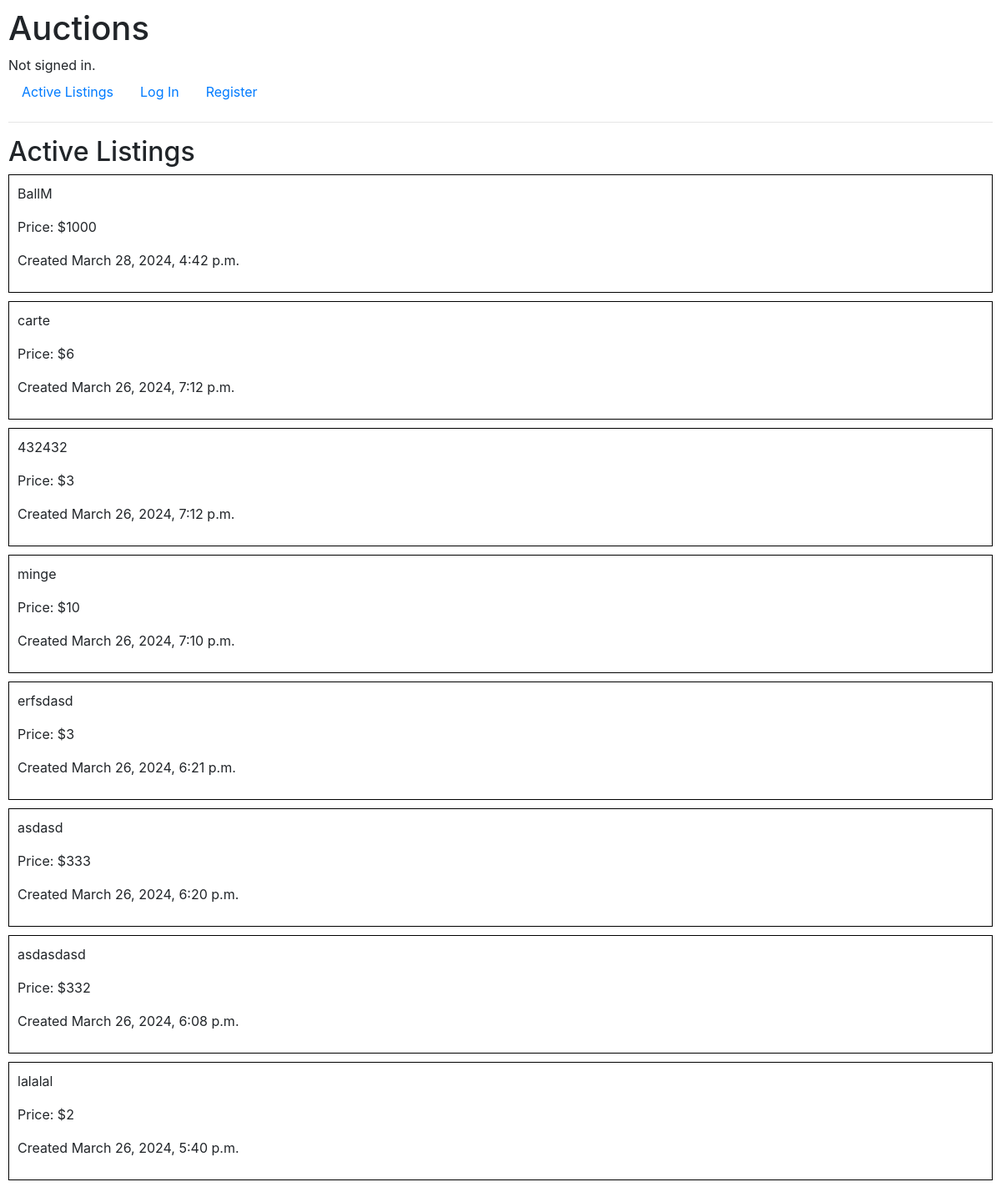
The page / on the database its author committed.
### auctions/models.py (models this page shows, shortened)
class AuctionListing(models.Model):
    id = models.BigAutoField(primary_key=True)
    auctioneer = models.ForeignKey(User, on_delete=models.CASCADE, related_name="listings", default=1)
    title = models.CharField(max_length=64)
    description = models.CharField(max_length=255)
    starting_bid = models.IntegerField()
    date_created = models.DateTimeField(auto_now_add=True)
    category = models.ForeignKey(Category, on_delete=models.CASCADE, related_name="auctions")

### auctions/views.py (the view)
# urls.py: path("", views.index, name="index"),
def index(request):
    auctions = AuctionListing.objects.order_by("-date_created")
    return render(request, "auctions/index.html", {
        "auctions": auctions
    })

### auctions/templates/auctions/index.html
{% extends "auctions/layout.html" %}
{% block body %}
    <h2>Active Listings</h2>
    <div>
        {% for auction in auctions %}
            <a href="{% url 'listing_view' auction.id%}" class="auction-link">
                <div class="auction">
                    <p>{{ auction.title }}</p>
                    <p>Price: ${{ auction.starting_bid }}</p>
                    <p>Created {{ auction.date_created }}</p>
                </div>
            </a>
        {% endfor %}
    </div>
{% endblock %}

### auctions/static/auctions/styles.css (style rules this page uses)
body { padding: 10px; }
.auction { border: 1px solid black; padding: 10px; margin-bottom: 10px; }
a.auction-link { text-decoration: none; color: inherit; }

### rows shown on the page
AuctionListing: title "BallM", starting_bid "1000", date_created "March 28, 2024, 4:42 p.m."
AuctionListing: title "carte", starting_bid "6", date_created "March 26, 2024, 7:12 p.m."
AuctionListing: title "432432", starting_bid "3", date_created "March 26, 2024, 7:12 p.m."
AuctionListing: title "minge", starting_bid "10", date_created "March 26, 2024, 7:10 p.m."
AuctionListing: title "erfsdasd", starting_bid "3", date_created "March 26, 2024, 6:21 p.m."
AuctionListing: title "asdasd", starting_bid "333", date_created "March 26, 2024, 6:20 p.m."
AuctionListing: title "asdasdasd", starting_bid "332", date_created "March 26, 2024, 6:08 p.m."
AuctionListing: title "lalalal", starting_bid "2", date_created "March 26, 2024, 5:40 p.m."
